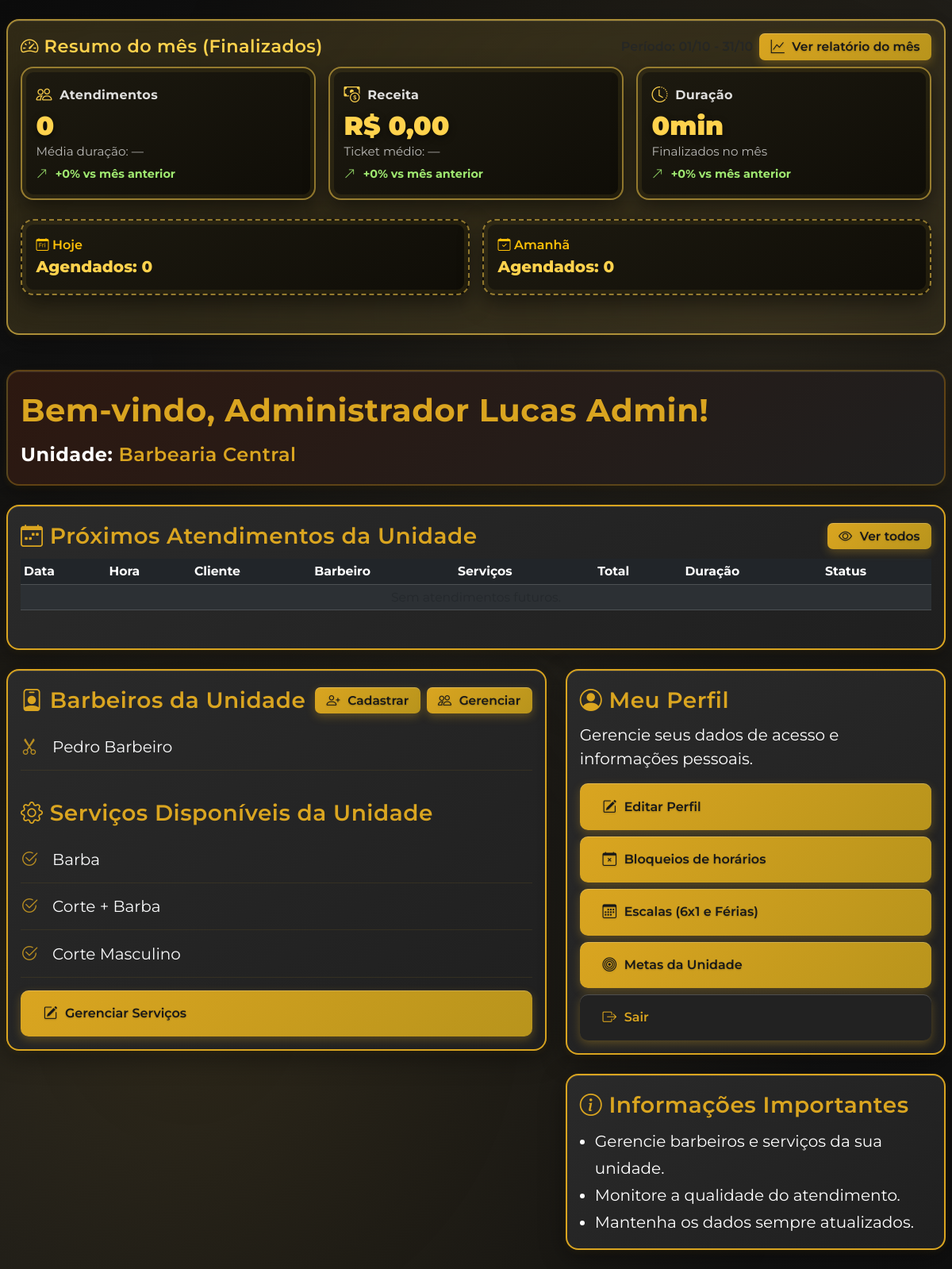
Page /admin/index_admin.php (signed in) on the committed database.
### tables this page shows
CREATE TABLE IF NOT EXISTS `Administrador` (
  `idAdministrador` INT NOT NULL AUTO_INCREMENT,
  `nomeAdmin` VARCHAR(100) NOT NULL,
  `emailAdmin` VARCHAR(100) NOT NULL UNIQUE,
  `telefoneAdmin` VARCHAR(20) NOT NULL,
  `senhaAdmin` VARCHAR(255) NOT NULL,
  `Unidade_idUnidade` INT NULL,
  PRIMARY KEY (`idAdministrador`),
  CONSTRAINT `fk_Administrador_Unidade`
    FOREIGN KEY (`Unidade_idUnidade`)
    REFERENCES `Unidade` (`idUnidade`)
    ON DELETE SET NULL
    ON UPDATE CASCADE);

CREATE TABLE IF NOT EXISTS `Unidade` (
  `idUnidade` INT NOT NULL AUTO_INCREMENT,
  `endereco` VARCHAR(100) NOT NULL,
  `cidade` VARCHAR(45) NOT NULL,
  `estado` VARCHAR(45) NOT NULL,
  `cep` VARCHAR(10) NOT NULL,
  `nomeUnidade` VARCHAR(45) NOT NULL,
  PRIMARY KEY (`idUnidade`));

CREATE TABLE IF NOT EXISTS `Servico` (
  `idServico` INT NOT NULL AUTO_INCREMENT,
  `nomeServico` VARCHAR(100) NOT NULL,
  `descricaoServico` VARCHAR(255) NOT NULL,
  `duracaoPadrao` INT NOT NULL,
  `precoServico` DECIMAL(10,2) NOT NULL,
  PRIMARY KEY (`idServico`));

### admin/index_admin.php (the view, shortened to what the rows shown need)
<?php
$bd = new Banco();
$conn = $bd->getConexao();
$admin_id = $_SESSION['usuario_id'];
$nome_admin = 'Administrador';
$unidade_nome = '';
$unidade_id = null;
$sql = $conn->prepare("SELECT nomeAdmin, Unidade_idUnidade FROM Administrador WHERE idAdministrador = ?");
$sql->bind_param("i", $admin_id);
$sql->execute();
$sql->bind_result($nome_admin, $unidade_id);
if ($sql->fetch()) {
    $sql2 = $conn->prepare("SELECT nomeUnidade FROM Unidade WHERE idUnidade = ?");
    $sql2->bind_param("i", $unidade_id);
    $sql2->execute();
    $sql2->bind_result($unidade_nome);
} else {
    $sql->close();
}
$servicos = [];
if (!empty($unidade_id)) {
    $resServ = $conn->prepare("SELECT s.idServico, s.nomeServico FROM Unidade_has_Servico uhs JOIN Servico s ON s.idServico = uhs.Servico_idServico WHERE uhs.Unidade_idUnidade = ? ORDER BY s.nomeServico");
    $resServ->bind_param("i", $unidade_id);
    $resServ->execute();
    $rs = $resServ->get_result();
    while($row = $rs->fetch_assoc()) { $servicos[] = $row; }
} else {
    $rs2 = $conn->query("SELECT idServico, nomeServico FROM Servico ORDER BY nomeServico");
    while($row = $rs2->fetch_assoc()) { $servicos[] = $row; }
}
?>
<!DOCTYPE html>
<html lang="pt-br">
<head>
    <link rel="stylesheet" href="dashboard_admin.css">
    <link href="https://cdn.jsdelivr.net/npm/bootstrap@5.3.2/dist/css/bootstrap.min.css" rel="stylesheet">
    <link href="https://cdn.jsdelivr.net/npm/bootstrap-icons@1.11.1/font/bootstrap-icons.css" rel="stylesheet">
</head>
<body class="dashboard-admin">
    <div class="container py-4">
    <div class="row mb-4 welcome-gap">
            <div class="col-12">
                <div class="dashboard-card dashboard-welcome-card">
                    <span class="dashboard-welcome-text fs-1 fs-md-2 fs-lg-1">Bem-vindo, Administrador <?= htmlspecialchars($nome_admin) ?>!</span>
                    <div class="mt-2 fs-4 fs-md-5 fs-lg-4">Unidade: <span style="color:#daa520; font-weight:600;"><?= htmlspecialchars($unidade_nome) ?></span></div>
                </div>
            </div>
        </div>
        <div class="row g-4 justify-content-center">
            <?php if (!empty($unidade_id)): ?>
            <div class="col-12 col-lg-12 d-flex align-items-stretch">
                <div class="dashboard-card p-3 flex-fill d-flex flex-column">
                    <div class="table-responsive table-container-fix flex-fill">
                        <table class="table table-dark table-striped table-sm align-middle mb-0 dashboard-table">
                            <thead>
                                <tr>
                                    <th>Data</th>
                                    <th>Hora</th>
                                    <th>Cliente</th>
                                    <th>Barbeiro</th>
                                    <th>Serviços</th>
                                    <th>Total</th>
                                    <th>Duração</th>
                                    <th>Status</th>
                                </tr>
                            </thead>
                        </table>
                    </div>
                </div>
            </div>
            <?php endif; ?>
            <div class="col-12 col-lg-7 d-flex align-items-stretch">
                <div class="dashboard-card p-3 flex-fill d-flex flex-column">
                    <div class="flex-fill">
                        <ul class="list-group list-group-flush mb-3">
                            <?php foreach($servicos as $serv): ?>
                                <li class="list-group-item bg-transparent text-light border-0 ps-0 fs-5 fs-md-6 fs-lg-5"><i class="bi bi-check2-circle"></i> <?= htmlspecialchars($serv['nomeServico']) ?></li>
                            <?php endforeach; ?>
                        </ul>
                    </div>
                </div>
            </div>
        </div>
    </div>
</body>
</html>

### rows in the picture
administrador: nomeAdmin "Lucas Admin"
unidade: nomeUnidade "Barbearia Central"
servico: nomeServico "Barba"
servico: nomeServico "Corte + Barba"
servico: nomeServico "Corte Masculino"

### other values in the picture
$kpiQtd "0"
$tQtd "0"
$kpiReceita "0,00"
$tRec "0"
bb_format_minutes($kpiTempo) "0min"
$tTmp "0"
$cntHoje "0"
$cntAmanha "0"
$b "Pedro Barbeiro"
